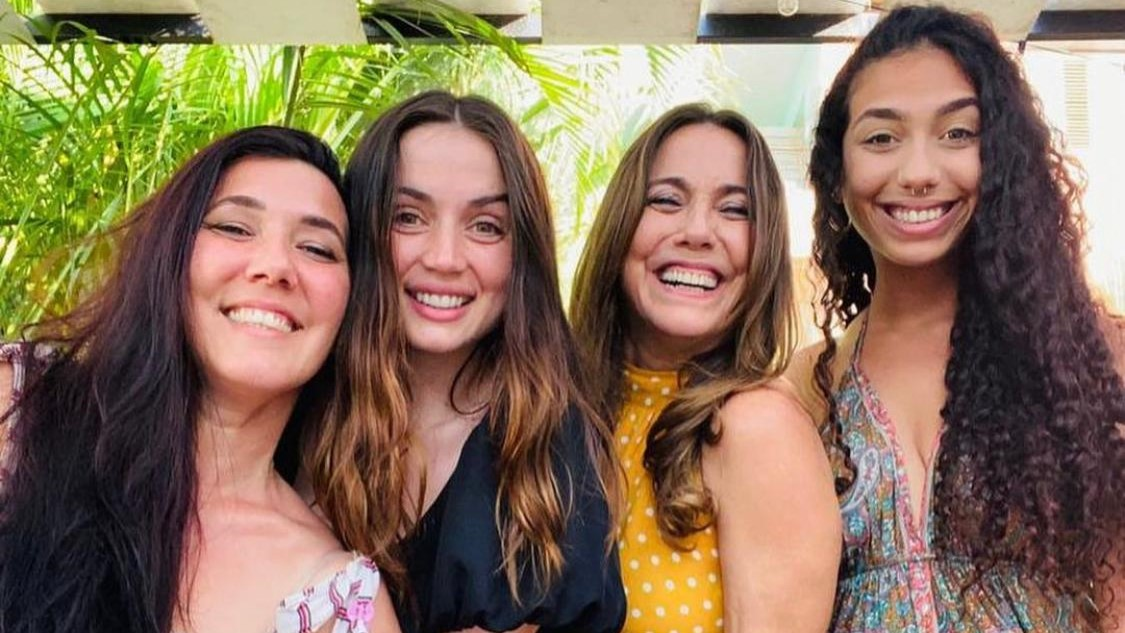
#> input picture face_detection/ana-de-armas.jpeg, 1125 x 633 px, found by its file name
$ python face_detection.py
#> lines starting #> are read from the running program, lines starting #| are printed output that depends on the picture; after the words box and inside, x2 and y2 are one past the last pixel; in counts of white or black regions, pixels touching at a corner belong together
## face detection

import cv2

img=cv2.imread('/home/user/Music/bd-sept/python-tutorials/face_detection/ana-de-armas.jpeg')
#> img is the input picture: shape (633, 1125, 3); mean B, G, R 88.7, 111.1, 133.9

#read har cascade file for detection

face_cascade= cv2.CascadeClassifier('face_detection/haarcascade_frontalface_default.xml')
grey_img= cv2.cvtColor(img,cv2.COLOR_BGR2GRAY)
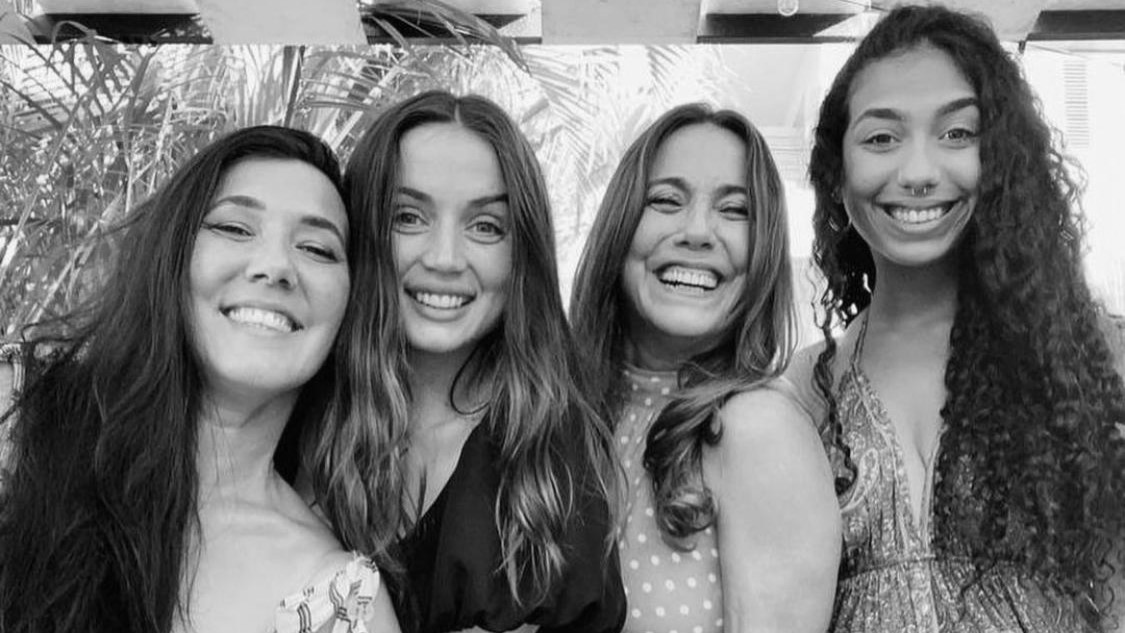
#> grey_img: shape (633, 1125); min 0, max 254, mean 115.3

#pass image to face_cascade
faces =face_cascade.detectMultiScale(grey_img)
#> faces = [[111, 78, 27, 27], [72, 26, 49, 49], [607, 527, 66, 66], [614, 139, 165, 165], [364, 156, 170, 170], [822, 64, 185, 185], [170, 156, 208, 208]]

print(faces)
#| [[111  78  27  27]
#|  [ 72  26  49  49]
#|  [607 527  66  66]
#|  [614 139 165 165]
#|  [364 156 170 170]
#|  [822  64 185 185]
#|  [170 156 208 208]]

for (x,y,w,h) in faces:  #x-x,y-y,w-width,h-height
    cv2.rectangle(img,pt1=(x,y),pt2=(x+w,y+h),color=(0,255,0),thickness=3)
#> this loop made 7 passes
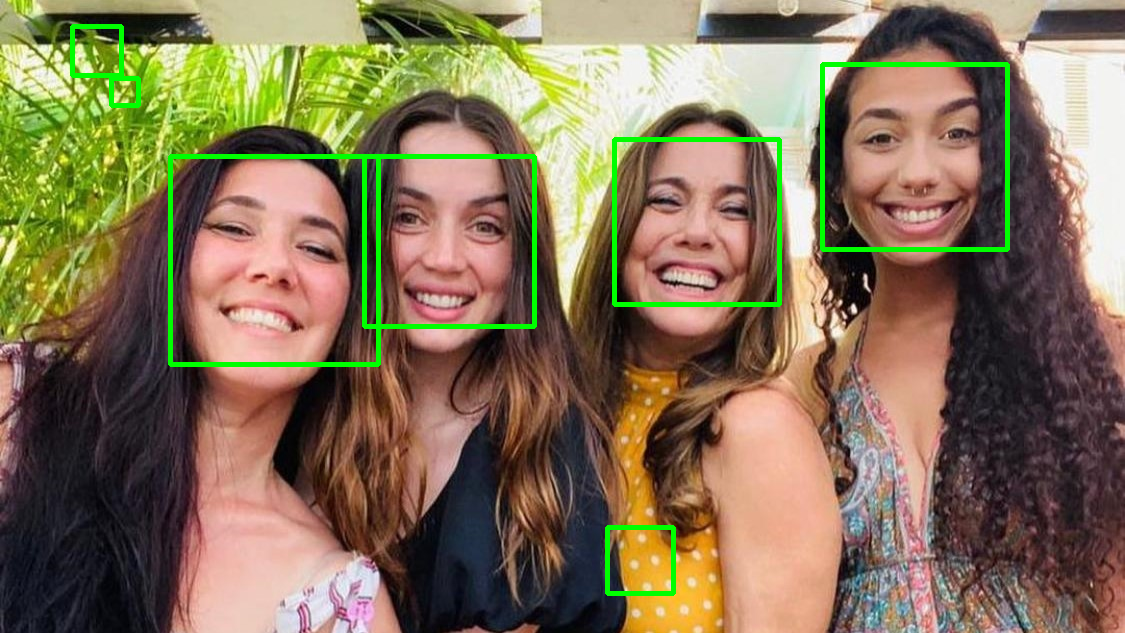
#> img: shape (633, 1125, 3); 2.41% of pixels changed, all inside (x1, y1, x2, y2) = (70, 24, 1010, 596)


cv2.imshow('face_detection',img)
cv2.waitKey(5000)
cv2.destroyAllWindows()

$ run again, with face_detection/DwjJ3lpWoAAlQoa-770x768.jpg copied over face_detection/ana-de-armas.jpeg
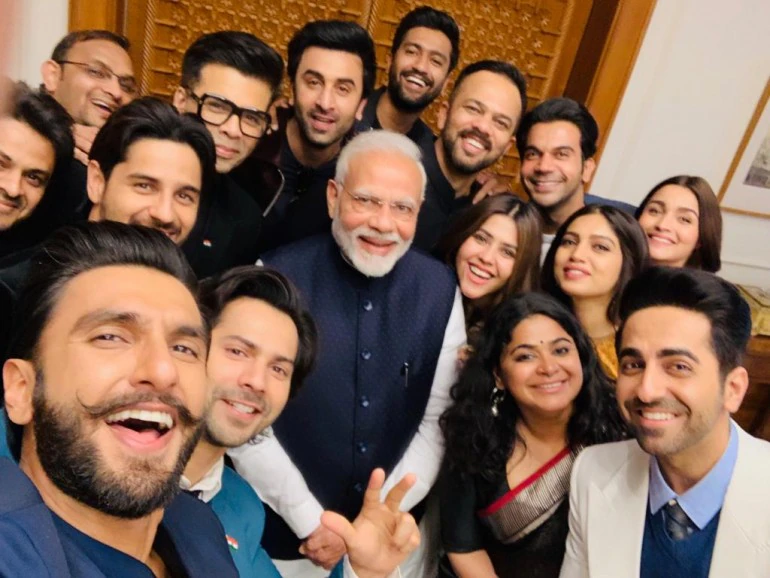
#> input picture face_detection/DwjJ3lpWoAAlQoa-770x768.jpg, 770 x 578 px, found by its file name
#> img is the input picture: shape (578, 770, 3); mean B, G, R 83.5, 100, 128.5
#> `grey_img= cv2.cvtColor(img,cv2.COLOR_BGR2GRAY)`:
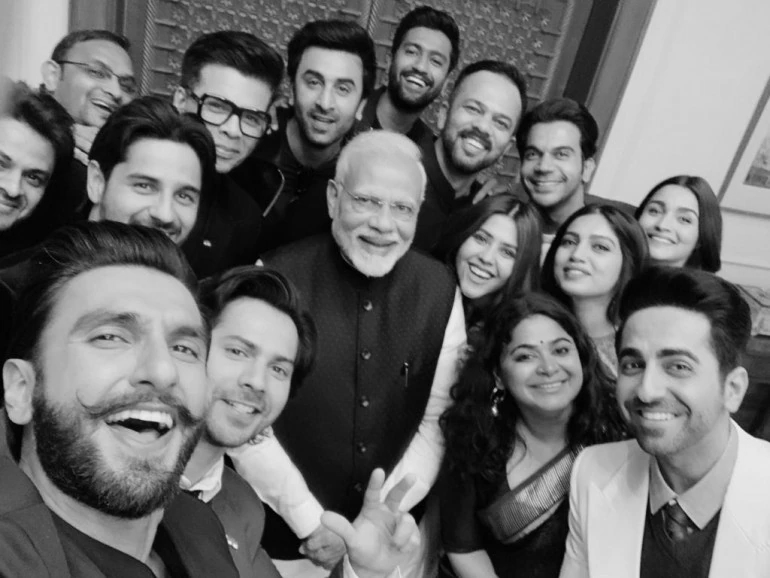
#> grey_img: shape (578, 770); min 0, max 244, mean 106.6
#> faces = 14 rows, first 6: [448, 240, 52, 52], [511, 126, 72, 72], [387, 26, 72, 72], [635, 186, 72, 72], [544, 213, 80, 80], [499, 317, 91, 91]
#| [[448 240  52  52]
#|  [511 126  72  72]
#|  [387  26  72  72]
#|  [635 186  72  72]
#|  [544 213  80  80]
#|  [499 317  91  91]
#> (further printed lines are left out)
#> the loop `for (x,y,w,h) in faces:` made 14 passes
#> after the loop `for (x,y,w,h) in faces:`:
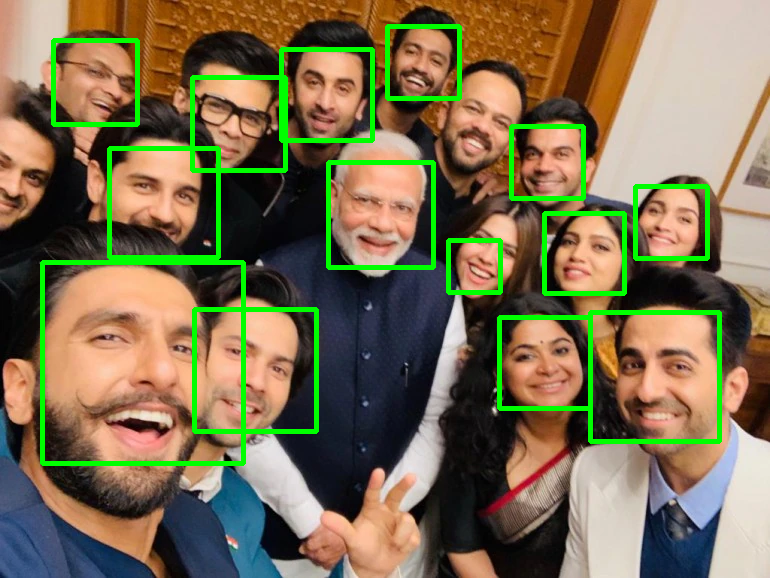
#> img: shape (578, 770, 3); 5.98% of pixels changed, all inside (x1, y1, x2, y2) = (40, 24, 722, 466)
